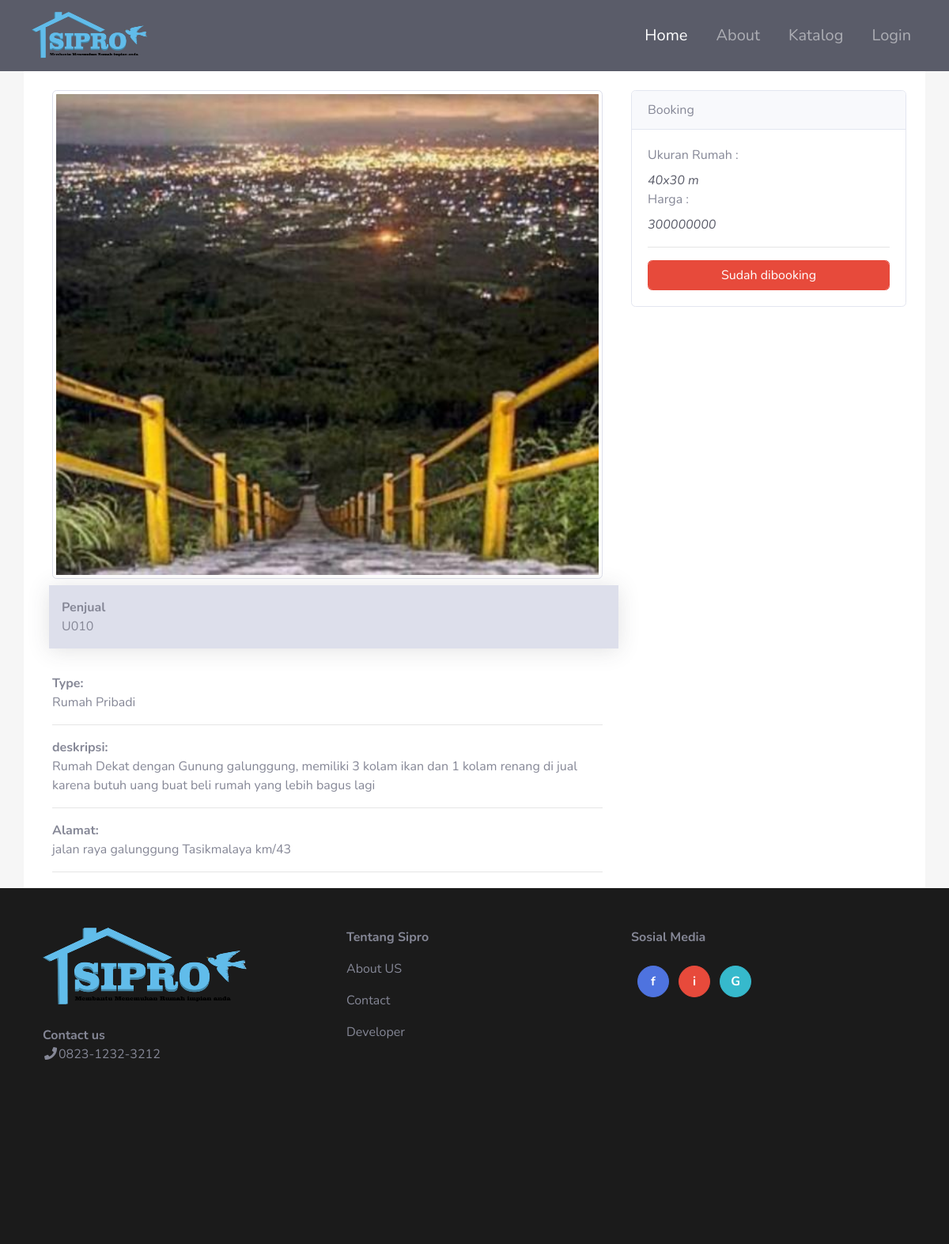
The app's page /Home/detail/PRH0000008, older data.
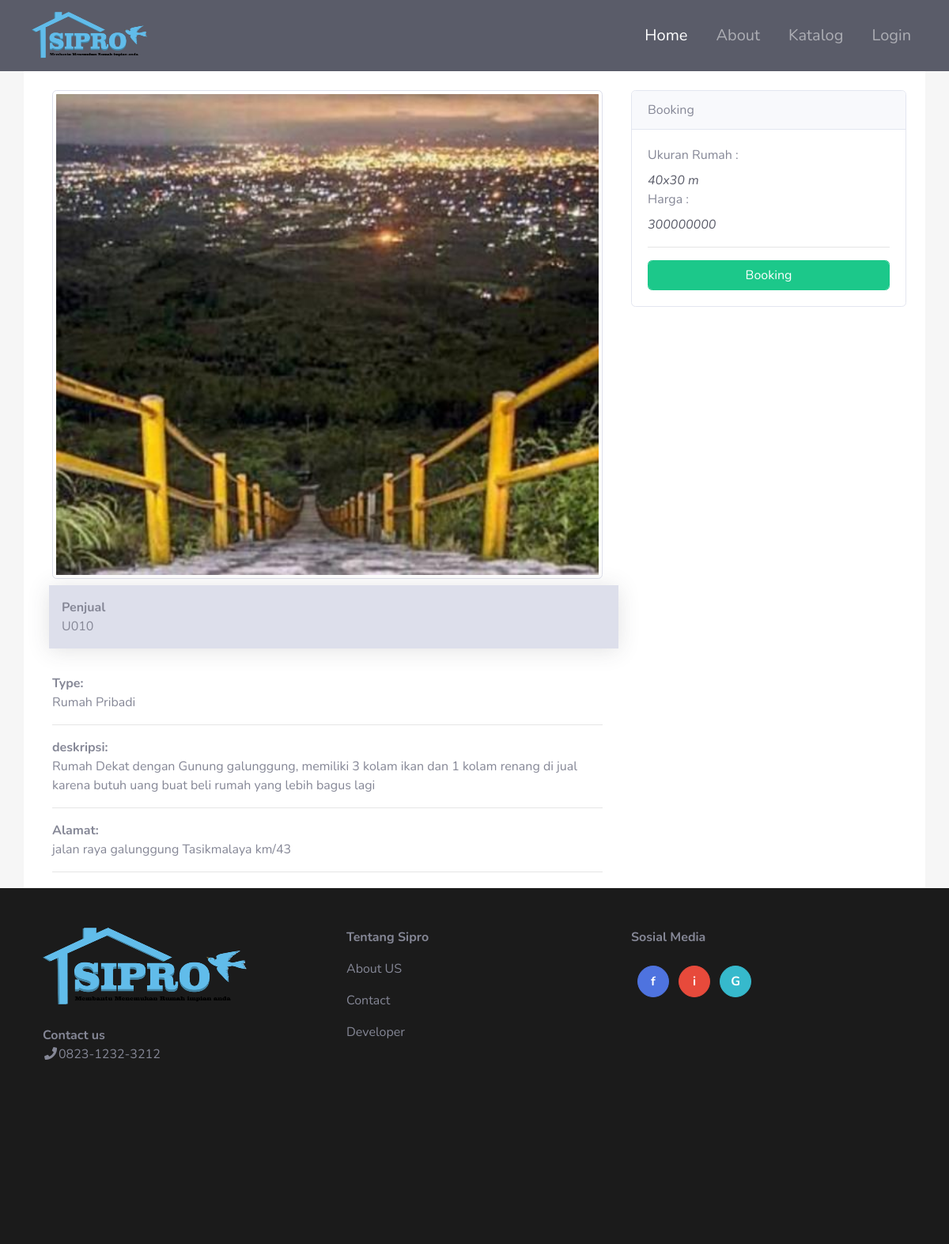
The same page, newer data.
### tables this page shows
CREATE TABLE IF NOT EXISTS `perum` (
  `id_perum` varchar(11) NOT NULL,
  `id_user` varchar(11) NOT NULL,
  `id_perumahan` varchar(11) NOT NULL,
  `id_claster` varchar(11) NOT NULL,
  `type` varchar(128) NOT NULL,
  `uk_rumah` varchar(55) NOT NULL,
  `harga` double NOT NULL,
  `cicilan` varchar(11) NOT NULL,
  `titik_koordinat` varchar(55) NOT NULL,
  `deskripsi` text NOT NULL,
  `alamat` text NOT NULL,
  `pic` text NOT NULL,
  `kategori` varchar(55) NOT NULL,
  `status` varchar(1) NOT NULL,
  `keterangan` int(11) NOT NULL
);

### application/core/My_Controller.php (called while the page is built, shortened)
<?php
class My_Controller extends CI_Controller
{
    public function HalamanHome($konten, $data = null)
    {
        $data['judul'] = 'Home || SIPRO';
        $this->load->model('M_Home');
        $id = $this->session->userdata('id_user');
        $data['notif'] = $this->M_Home->hitungnotif();
        $data['notification'] = $this->db->get_where('notif', ['status' => 0, 'user_tujuan' => $id])->result();
        $hal['header'] = $this->load->view('template/nav-front/header', $data, TRUE);
        $hal['content'] = $this->load->view($konten, $data, TRUE);
        $hal['footer'] = $this->load->view('template/nav-front/footer', $data, TRUE);
        $this->load->view('index', $hal, $data);
    }
}

### application/controllers/Home.php (called while the page is built, shortened)
<?php
class Home extends My_Controller
{
    public function detail($id)
    {
        $data['rumah'] = $this->M_Home->getid('perum', 'id_perum', $id);
        $this->HalamanHome('template/nav-front/detail_rumah', $data);
    }
}

### index.php (called while the page is built, shortened)
<?php
require_once BASEPATH.'core/CodeIgniter.php';

### application/models/M_Home.php (called while the page is built, shortened)
<?php
class M_Home extends CI_Model
{
    public function getid($table, $field, $id)
    {
        return $this->db->get_where($table, [$field => $id])->row_array();
    }
}

### application/views/template/nav-front/detail_rumah.php (the view)
<div class="container bg-white">
    <div class="row">
        <div class="col-md-8 pt-4 pl-4 pr-4 pb-4">
            <div class="row">
                <div class="col-md-12">
                    <img class="img-thumbnail" src="<?= base_url() ?>assets/img/<?= $rumah['pic']; ?>" width="100%" height="800" alt=" Card image cap">
                </div>
                <div class="col-md-12 p-3 bg-gray-300 shadow m-2">
                    <span class="font-weight-bold">Penjual</span><br>
                    <?= $rumah['id_user']; ?>
                </div>
                <div class="col-md-12 pt-4">
                    <b>Type:</b><br>
                    <?= $rumah['type']; ?>
                    <hr>
                    <b>deskripsi:</b><br>
                    <?= $rumah['deskripsi']; ?>
                    <hr>
                    <b>Alamat:</b><br>
                    <?= $rumah['alamat']; ?>
                    <hr>
                </div>
            </div>
        </div>
        <div class="col-md-4 pt-4 pb-5">
            <div class="card">
                <div class="card-header">
                    Booking
                </div>
                <div class="card-body">
                    <label>Ukuran Rumah :</label><br>
                    <i class="text-dark"><?= $rumah['uk_rumah'] ?></i><br>
                    <label>Harga :</label><br>
                    <i class="text-dark"><?= $rumah['harga'] ?></i>
                    <hr>
                    <?php if ($rumah['status'] == 1) : ?>
                        <a href="?>"><button class="btn-danger form-control">Sudah dibooking</button></a>
                    <?php else : ?>
                        <a href="<?= base_url() ?>Act/booking/<?= $rumah['id_perum']; ?>"><button class="btn-success form-control">Booking</button></a>
                    <?php endif; ?>
                </div>
            </div>
        </div>
    </div>
</div>

### application/views/template/nav-front/header.php (shortened to what this page needs)
<nav class="navbar navbar-expand-lg navbar-dark sticky-top bg-dark nav-cust">
    <div class="container-fluid">
        <a class="navbar-brand" href="#">
            <img src="<?= base_url() ?>assets/img/LOGOSIPRO.png" width="170" height="60">
        </a>
        <div class="collapse navbar-collapse text-white" id="navbarNavAltMarkup">
            <div class="navbar-nav ml-auto">
                <a class="nav-item nav-link nav-hover active" href="<?= base_url() ?>">Home <span class="sr-only">(current)</span></a>
                <a class="nav-item nav-link nav-hover" href="<?= base_url() ?>Home/About">About</a>
                <a class="nav-item nav-link nav-hover" href="<?= base_url() ?>Home/katalog">Katalog</a>
                <?php if ($this->session->userdata('id_user')) : ?>
                    <div class="nav-item dropdown ml-5">
                        <div class="btn-group mt-1">
                            <button class="btn btn-success btn-md" type="button">
                                <span class="mr-2 d-none d-lg-inline large"><?= $this->session->userdata('username'); ?></span>
                                <img class="img-profile rounded-circle" src="">
                            </button>
                            <button type="button" class="btn btn-sm btn-secondary dropdown-toggle dropdown-toggle-split" data-toggle="dropdown" aria-haspopup="true" aria-expanded="false">
                                <span class="sr-only">Toggle Dropdown</span>
                            </button>
                            <div class="dropdown-menu">
                                <?php if ($this->session->userdata('id_akses') == 1 || $this->session->userdata('id_akses') == 3) : ?>
                                    <a class="dropdown-item" href="<?= base_url() ?>Dashboard">Page Admin</a>
                                <?php else : ?>
                                    <a class="dropdown-item" href="<?= base_url() ?>Home/Profil">
                                        <i class="fas fa-user fa-sm fa-fw mr-2 text-gray-400"></i>
                                        Profile
                                    </a>
                                <?php endif; ?>
                                <div class="dropdown-divider"></div>
                                <a class="dropdown-item" href="#" data-toggle="modal" data-target="#logoutModal">
                                    <i class="fas fa-sign-out-alt fa-sm fa-fw mr-2 text-gray-400"></i>
                                    Logout
                                </a>
                            </div>
                        </div>
                    </div>
                <?php else : ?>
                    <a class="nav-item nav-link nav-hover" href="<?= base_url() ?>Login/formlogin">Login</a>
                <?php endif; ?>
            </div>
        </div>
    </div>
</nav>

### application/views/template/nav-front/footer.php (shortened to what this page needs)
<div class="footer">
    <div class="container">
        <div class="row">
            <div class="col-md-4">
                <img src="<?= base_url() ?>assets/img/LOGOSIPRO.png" width="300" height="100">
                <br>
                <br>
                <p><b>Contact us</b><br>
                    <i class="fa fa-fw fa-phone"></i><span>0823-1232-3212</span>
                </p>
            </div>
            <div class="col-md-4 pl-4">
                <p><b>Tentang Sipro</b><br>
                    <p>About US</p>
                    <p>Contact</p>
                    <p>Developer</p>
                </p>
                <br>
            </div>
            <div class="col-md-4">
                <p><b>Sosial Media</b>
                    <br>
                    <br>
                    <a href="" class="btn btn-circle btn-primary ml-2"><b>f</b></a>
                    <a href="" class="btn btn-circle btn-danger ml-2"><b>i</b></a>
                    <a href="" class="btn btn-circle btn-info ml-2"><b>G</b></a>
                </p>
            </div>
        </div>
    </div>
</div>

### application/views/index.php (shortened to what this page needs)
<!DOCTYPE html>
<html lang="en" id="home">
<head>
    <link rel="stylesheet" href="<?= base_url() ?>assets/css/bootstrap.min.css">
    <link href="<?= base_url() ?>assets/vendor/fontawesome-free/css/all.min.css" rel="stylesheet" type="text/css">
    <link href="<?= base_url() ?>assets/css/sb-admin-2.min.css" rel="stylesheet">
    <link rel="stylesheet" type="text/css" href="<?= base_url() ?>assets/slick/slick.css" />
    <link rel="stylesheet" type="text/css" href="<?= base_url() ?>assets/slick/slick-theme.css" />
    <link rel="stylesheet" type="text/css" href="<?= base_url() ?>assets/vendor/datatables/dataTables.bootstrap4.min.css">
</head>
<body class="body">
    <?= $header; ?>
    <?= $content; ?>
    <?= $footer; ?>
</body>
</html>

Row changes from the older to the newer data that the page shows:
changed perum "Rumah Pribadi": status "1" → "0" (drawn)
Text that changed along with them:
text no longer shown: "Sudah dibooking"
text now shown: "Booking"
